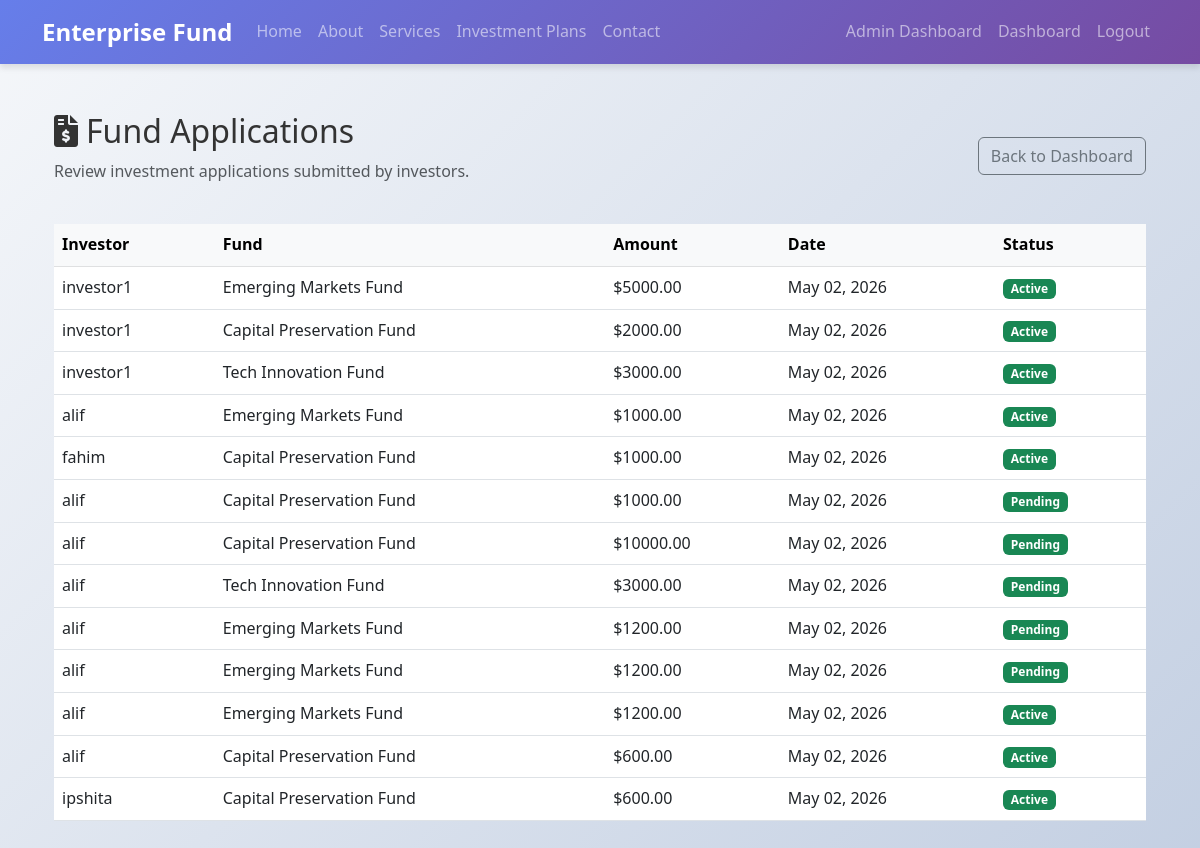
The app's page /accounts/admin/fund-applications/ (signed in) with its own data.
### accounts/models.py (models this page shows, shortened)
class Investment(models.Model):
    STATUS_PENDING = 'pending'
    STATUS_ACTIVE = 'active'
    STATUS_FAILED = 'failed'
    STATUS_CHOICES = [
        (STATUS_PENDING, 'Pending'),
        (STATUS_ACTIVE, 'Active'),
        (STATUS_FAILED, 'Failed'),
    ]
    investor = models.ForeignKey(
        CustomUser,
        on_delete=models.CASCADE,
        related_name='investments'
    )
    fund = models.ForeignKey(
        Fund,
        on_delete=models.CASCADE,
        related_name='investments'
    )
    amount = models.DecimalField(max_digits=15, decimal_places=2)
    invested_date = models.DateTimeField(auto_now_add=True)
    status = models.CharField(
        max_length=20,
        choices=STATUS_CHOICES,
        default=STATUS_PENDING
    )
    transaction_id = models.CharField(
        max_length=100,
        unique=True,
        null=True,
        blank=True
    )
    payment_method = models.CharField(
        max_length=50,
        null=True,
        blank=True
    )  # e.g. sslcommerz, bkash, nagad
    paid_at = models.DateTimeField(
        null=True,
        blank=True
    )
    created_at = models.DateTimeField(auto_now_add=True)
    updated_at = models.DateTimeField(auto_now=True)

class CustomUser(AbstractUser):
    ROLE_CHOICES = [
        ('viewer', 'Viewer'),
        ('investor', 'Investor'),
        ('admin', 'Admin'),
    ]
    role = models.CharField(max_length=10, choices=ROLE_CHOICES, default='viewer')
    email_verified = models.BooleanField(default=False)

class Fund(models.Model):
    STATUS_ACTIVE = 'active'
    STATUS_INACTIVE = 'inactive'
    STATUS_CHOICES = [
        (STATUS_ACTIVE, 'Active'),
        (STATUS_INACTIVE, 'Inactive'),
    ]
    name = models.CharField(max_length=255)
    description = models.TextField()
    minimum_investment = models.DecimalField(max_digits=10, decimal_places=2)
    expected_return = models.CharField(max_length=100)
    duration = models.CharField(max_length=100)
    total_capacity = models.DecimalField(max_digits=15, decimal_places=2)
    invested_amount = models.DecimalField(max_digits=15, decimal_places=2, default=0)
    status = models.CharField(max_length=50, choices=STATUS_CHOICES, default=STATUS_ACTIVE)
    created_at = models.DateTimeField(auto_now_add=True)

### accounts/views.py (the view)
# urls.py: path('admin/fund-applications/', views.admin_fund_applications, name='admin_fund_applications'),
@login_required
def admin_fund_applications(request):
    if request.user.role != 'admin':
        return HttpResponseForbidden('Access denied')
    applications = Investment.objects.all()
    return render(request, 'accounts/admin_fund_applications.html', {'applications': applications})

### templates/accounts/admin_fund_applications.html (shortened to what this page needs)
{% extends 'base.html' %}
{% block content %}
<div class="container my-5">
    <div class="d-flex justify-content-between align-items-center mb-4">
        <div>
            <h2><i class="fas fa-file-invoice-dollar me-2"></i>Fund Applications</h2>
            <p class="text-muted">Review investment applications submitted by investors.</p>
        </div>
        <a href="{% url 'accounts:admin_dashboard' %}" class="btn btn-outline-secondary">Back to Dashboard</a>
    </div>
    <div class="table-responsive">
        <table class="table table-hover align-middle">
            <thead class="table-light">
                <tr>
                    <th>Investor</th>
                    <th>Fund</th>
                    <th>Amount</th>
                    <th>Date</th>
                    <th>Status</th>
                </tr>
            </thead>
            <tbody>
                {% for application in applications %}
                    <tr>
                        <td>{{ application.investor.username }}</td>
                        <td>{{ application.fund.name }}</td>
                        <td>${{ application.amount }}</td>
                        <td>{{ application.invested_date|date:'M d, Y' }}</td>
                        <td><span class="badge bg-success">{{ application.status|capfirst }}</span></td>
                    </tr>
                {% empty %}
                    <tr>
                        <td colspan="5" class="text-center">No fund applications have been submitted yet.</td>
                    </tr>
                {% endfor %}
            </tbody>
        </table>
    </div>
</div>
{% endblock %}

### static/css/style.css (style rules this page uses)
body { font-family: 'Segoe UI', Tahoma, Geneva, Verdana, sans-serif; background: linear-gradient(135deg, #f5f7fa 0%, #c3cfe2 100%); color: #333; line-height: 1.6; }

### records on screen
Investment: investor.username "investor1", fund.name "Emerging Markets Fund", amount "5000.00", invested_date "May 02, 2026", status "Active"
Investment: investor.username "investor1", fund.name "Capital Preservation Fund", amount "2000.00", invested_date "May 02, 2026", status "Active"
Investment: investor.username "investor1", fund.name "Tech Innovation Fund", amount "3000.00", invested_date "May 02, 2026", status "Active"
Investment: investor.username "alif", fund.name "Emerging Markets Fund", amount "1000.00", invested_date "May 02, 2026", status "Active"
Investment: investor.username "fahim", fund.name "Capital Preservation Fund", amount "1000.00", invested_date "May 02, 2026", status "Active"
Investment: investor.username "alif", fund.name "Capital Preservation Fund", amount "1000.00", invested_date "May 02, 2026", status "Pending"
Investment: investor.username "alif", fund.name "Capital Preservation Fund", amount "10000.00", invested_date "May 02, 2026", status "Pending"
Investment: investor.username "alif", fund.name "Tech Innovation Fund", amount "3000.00", invested_date "May 02, 2026", status "Pending"
Investment: investor.username "alif", fund.name "Emerging Markets Fund", amount "1200.00", invested_date "May 02, 2026", status "Pending"
Investment: investor.username "alif", fund.name "Emerging Markets Fund", amount "1200.00", invested_date "May 02, 2026", status "Pending"
Investment: investor.username "alif", fund.name "Emerging Markets Fund", amount "1200.00", invested_date "May 02, 2026", status "Active"
Investment: investor.username "alif", fund.name "Capital Preservation Fund", amount "600.00", invested_date "May 02, 2026", status "Active"
Investment: investor.username "ipshita", fund.name "Capital Preservation Fund", amount "600.00", invested_date "May 02, 2026", status "Active"
